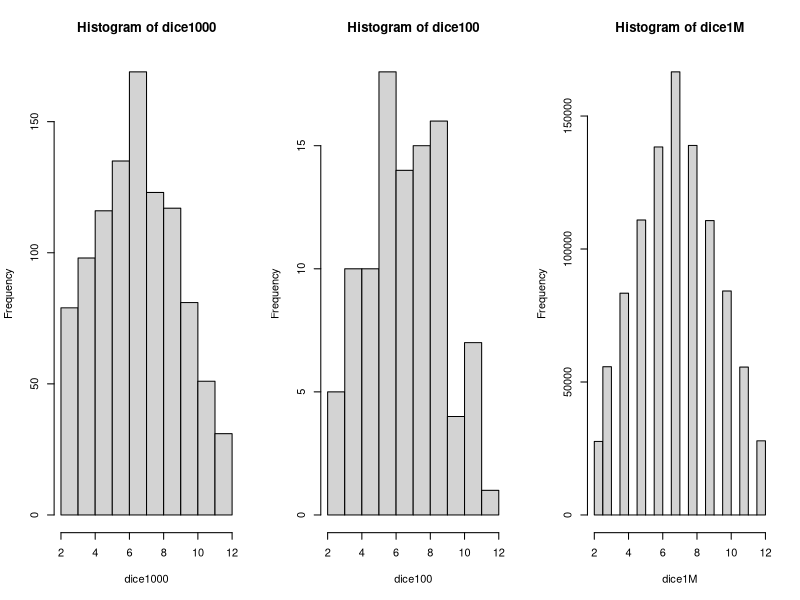

R code for this plot:
## ---- chunk 1
knitr::opts_chunk$set(error = FALSE, warning = FALSE, message = FALSE,
                      fig.height = 3, fig.width = 6, fig.align = 'center')
## ---- chunk 2
library(here)
library(knitr)
library(dplyr)
library(tidyverse)
library(kableExtra)
here::here() %>% setwd()
## ---- chunk 3
die <- as.integer(runif(1, min=1, max=7))
die
## ---- chunk 4
dice <- (as.integer(runif(1, min=1, max=7))) +
  (as.integer(runif(1, min=1, max=7)))
dice
## ---- chunk 5
# 주사위 두 개를 100번 던져보기
dice100 <-  (as.integer(runif(100, min=1, max=7))) +
  (as.integer(runif(100, min=1, max=7)))
dice100 %>% table() %>% t() %>% knitr::kable() %>%
  kableExtra::kable_styling(bootstrap_options = c("striped", "hover"),
                            full_width = F, position = "float_right")

# 주사위 두 개를 1,000번 던져보기
dice1000 <-  (as.integer(runif(1000, min=1, max=7))) +
  (as.integer(runif(1000, min=1, max=7)))

dice1000 %>% table() %>% t() %>% knitr::kable() %>%
  kableExtra::kable_styling(bootstrap_options = c("striped", "hover"),
                            full_width = F, position = "left")

# 주사위 두 개를 100만 번 던져보기
dice1M <-  (as.integer(runif(1000000, min=1, max=7))) + 
  (as.integer(runif(1000000, min=1, max=7)))
dice1M %>% table() %>% t() %>% knitr::kable() %>%
  kableExtra::kable_styling(bootstrap_options = c("striped", "hover"), 
                full_width = F, position = "float_right")
par(mfrow = c(1, 3))
hist(dice1000)
hist(dice100)
hist(dice1M)
